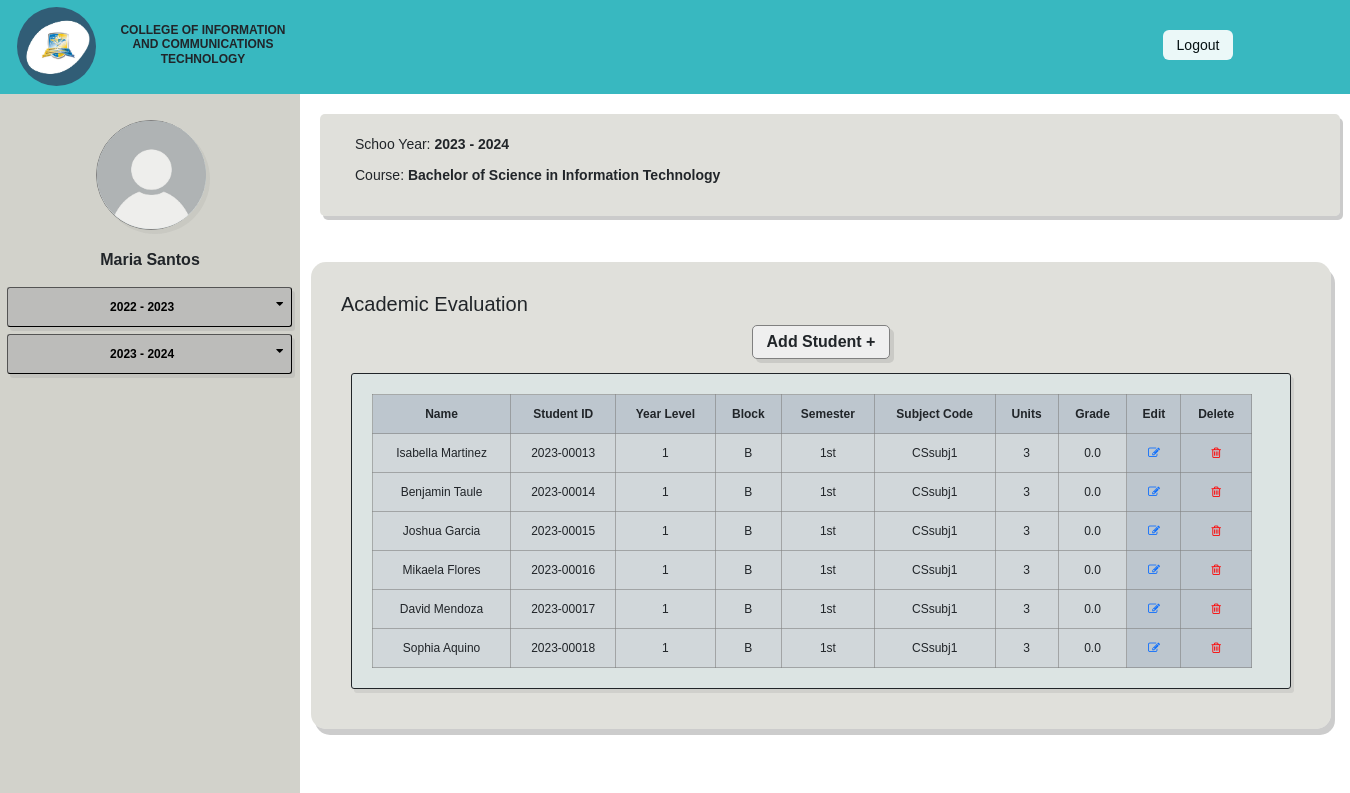
The app's page /faculty-page/faculty-main-page/faculty2_class.php (signed in) with its own data.
### tables this page shows
CREATE TABLE `faculty2db` (
  `id` int(11) NOT NULL,
  `name` varchar(50) NOT NULL,
  `idnum` varchar(20) NOT NULL,
  `yr_level` varchar(20) NOT NULL,
  `block` varchar(20) NOT NULL,
  `semester` varchar(20) NOT NULL,
  `units` int(20) NOT NULL,
  `school_year` varchar(20) NOT NULL DEFAULT '2023-2024',
  `course` varchar(50) NOT NULL DEFAULT 'BS Computer Science',
  `grade` decimal(10,1) NOT NULL,
  `subject_code` varchar(50) NOT NULL
);

### faculty-page/faculty-main-page/faculty2_class.php (the view, shortened to what this page needs)
<?php
    include("/xampp/htdocs/grps/db-conn.php");
    $username = $_SESSION['username'];
    $query = "SELECT name FROM login WHERE username = ?";
    $stmt = $con->prepare($query);
    $stmt->bind_param("s", $username);
    $stmt->execute();
    $result_name = $stmt->get_result();
    if ($result_name->num_rows == 1) {
        $row_name = $result_name->fetch_assoc();
        $name = $row_name['name'];
    } else {
        $name = "User not found";
    }
    $query = "select * from faculty2db WHERE block = 'B' ";
    $result = mysqli_query($con,$query);
?>
<!DOCTYPE html>
<html lang="en">
<head>
    <link rel="stylesheet" href="https://cdnjs.cloudflare.com/ajax/libs/font-awesome/4.7.0/css/font-awesome.min.css">
    <link rel="stylesheet" href="https://maxcdn.bootstrapcdn.com/bootstrap/3.3.7/css/bootstrap.min.css">
    <link href="https://cdn.jsdelivr.net/npm/bootstrap@5.3.3/dist/css/bootstrap.min.css" rel="stylesheet">
    <link rel="stylesheet" href="styles.css">
</head>
<body>
    <div class="nav-top">
        <img class="logo" src="CICT LOGO.jpg" alt="CICT logo">
        <h3 class="cict">COLLEGE OF INFORMATION AND COMMUNICATIONS TECHNOLOGY</h3>
    <button class="confirmation" onclick="document.getElementById('id01').style.display='block'">Logout</button>
    </div>
    <div class="sidebar-container">
        <div class="sidebar">
            <div class="profilepic-container">
                <img src="profile-user-icon.jpg" alt="profile-user-icon">
            </div>
            <h1 class="profile-username">
                <?php
                    echo $name;
                ?>
            </h1>
            <div class="scrollable-nav">
                <div class="sy">
                    <button class="dropdown-btn">2022 - 2023
                        <i class="fa fa-caret-down"></i>
                    </button>
                </div>
                <div class="sy">
                    <button class="dropdown-btn">2023 - 2024
                        <i class="fa fa-caret-down"></i>
                    </button>
                </div>
            </div>
        </div>
    </div>
    <div class="info-box">
        <p>Schoo Year: <span>2023 - 2024</span></p>
        <p>Course: <span>Bachelor of Science in Information Technology</span></p>
    </div>
    <div class="container">
        <div class="academic-evaluation">
            <h1 class="ae">Academic Evaluation</h1>
                <button class="button add" onclick="document.getElementById('id02').style.display='block'">Add Student +</button>
            <div class="final-grade">
            <div class="customization-btn">
            </div>
                <table class="tbl">
                    <thead>
                        <tr>
                            <th>Name</th>
                            <th>Student ID</th>
                            <th>Year Level</th>
                            <th>Block</th>
                            <th>Semester</th>
                            <th>Subject Code</th>
                            <th>Units</th>
                            <th>Grade</th>
                            <th>Edit</th>
                            <th>Delete</th>
                        </tr>
                    </thead>
                    <tbody>
                        <tr>
                            <?php
                            while($row = mysqli_fetch_assoc($result))
                            {
                            ?>
                                <td> <?php echo $row['name'] ?> </td>
                                <td> <?php echo $row['idnum'] ?> </td>
                                <td> <?php echo $row['yr_level'] ?> </td>
                                <td> <?php echo $row['block'] ?> </td>
                                <td> <?php echo $row['semester'] ?> </td>
                                <td> <?php echo $row['subject_code'] ?> </td>
                                <td> <?php echo $row['units'] ?> </td>
                                <td> <?php echo $row['grade'] ?> </td>
                                <th><a href="edit_page.php?idnum=<?php echo $row['idnum'] ?>"><i class="fa fa-edit"></i></a></th>
                                <th><a href="delete_page2.php?idnum=<?php echo htmlspecialchars($row['idnum']); ?>"><i class="fa fa-trash-o" style="color:red;"></i></a></th>
                            </tr>
                            <?php
                            }
                            ?>
                    </tbody>
                </table>
            </div>
        </div>
    </div>
</body>
</html>

### faculty-page/faculty-main-page/styles.css (style rules this page uses)
* { padding: 0px; margin: 0; font-family: Arial, Helvetica, sans-serif; }
body { position: absolute; height: 100%; width: 100%; background-color: rgb(255, 255, 255); }
.nav-top { background-color: #38B8C0; width: 100%; height: 94px; display: flex; position: fixed; z-index: 1; }
.cict { padding: 8px; width: 200px; font-size: 12px; text-align: center; margin-top: 15px; font-family: Arial, Helvetica, sans-serif; font-weight: bold; }
img.logo { border-radius: 50%; width: 93px; height: 93px; padding: 7px; margin-left: 10px; }
.sidebar-container { width: 300px; height: 100%; background-color: rgba(202, 201, 193, 0.836); position: fixed; }
.profilepic-container { width: 110px; height: 110px; margin-top: 120px; margin-left: 32%; background-color: rgb(151, 151, 151); border-radius: 90px; border: 0.5px solid rgb(151, 151, 151); border: 1px solid gray; box-shadow: 4px 4px rgba(77, 77, 77, 0.068); }
.sidebar .profilepic-container img { width: 109px; height: 108px; background-color: rgb(180, 199, 202); z-index: -1; border-radius: 100px; }
.profile-username { background-color: #ebebeb00; font-family: Arial, Helvetica, sans-serif; width: 90%; height: 40px; font-size: 16px; font-weight: bold; margin: auto; margin-top: 10px; display: flex; justify-content: center; align-items: center; }
.fa-caret-down { float: right; padding-right: 8px; }
.dropdown-btn { display: block; margin: 7px; height: 40px; width: 95%; border-width: 1px; border-radius: 3px; box-shadow: 3px 4px rgba(128, 128, 128, 0.178); transition: all 0.5s; cursor: pointer; font-weight: 600; background-color: rgba(179, 179, 179, 0.705); color: rgb(0, 0, 0); font-size: 12px; }
.scrollable-nav { overflow: scroll; height: 286px; }
.info-box { background-color: rgba(185, 184, 174, 0.438); padding: 20px; margin-top: 114px; margin-left: 320px; width: 1020px; border-radius: 5px; font-size: 14px; box-shadow: 3px 4px rgba(128, 128, 128, 0.411); }
.info-box p { margin-left: 15px; }
.info-box span { font-weight: 600; }
.academic-evaluation { background-color: rgba(185, 184, 174, 0.438); padding: 30px; margin-top: 30px; margin-bottom: 20px; margin-left: 190px; width: 1020px; border-radius: 15px; box-shadow: 4px 6px rgba(128, 128, 128, 0.404); }
.ae { font-size: 20px; font-weight: 500; text-align: left; }
tr { font-size: 12px; }
.final-grade { margin: 10px;; background-color: rgba(219, 230, 231, 0.733); padding: 20px; border-style: solid; border-width: 1px; border-radius: 3px; box-shadow: 3px 4px rgba(128, 128, 128, 0.178); }
table { width: 880px; border: 1px solid rgb(170, 170, 170); border-radius: 5px; }
th, td { border: 1px solid rgba(128, 128, 128, 0.582); padding: 10px; }
th { background-color: rgba(187, 197, 204, 0.884); }
tr { background-color: rgba(177, 181, 192, 0.267); }
.customization-btn { width: 460px; height: 45px; margin-left: 500px; margin-top: -45px; }
.button { display: inline-block; text-align: center; padding: 4px 14px; font-size: 16px; margin: 4px 2px; cursor: pointer; border-radius: 5px; font-weight: 700; border: 1px solid gray; box-shadow: 4px 4px rgba(77, 77, 77, 0.151); }
.confirmation { background-color: #ffffff; color: rgb(0, 0, 0); margin-left: 860px; margin-top: 30px; border: none; border-radius: 6px; cursor: pointer; width: 70px; height: 30px; opacity: 0.9; font-size: 14px; }
.container { padding: 16px; text-align: center; }

### records on screen
faculty2db: name "Isabella Martinez", idnum "2023-00013", yr_level "1", block "B", semester "1st", subject_code "CSsubj1", units "3", grade "0.0"
faculty2db: name "Benjamin Taule", idnum "2023-00014", yr_level "1", block "B", semester "1st", subject_code "CSsubj1", units "3", grade "0.0"
faculty2db: name "Joshua Garcia", idnum "2023-00015", yr_level "1", block "B", semester "1st", subject_code "CSsubj1", units "3", grade "0.0"
faculty2db: name "Mikaela Flores", idnum "2023-00016", yr_level "1", block "B", semester "1st", subject_code "CSsubj1", units "3", grade "0.0"
faculty2db: name "David Mendoza", idnum "2023-00017", yr_level "1", block "B", semester "1st", subject_code "CSsubj1", units "3", grade "0.0"
faculty2db: name "Sophia Aquino", idnum "2023-00018", yr_level "1", block "B", semester "1st", subject_code "CSsubj1", units "3", grade "0.0"

### other values on screen
$name "Maria Santos"
